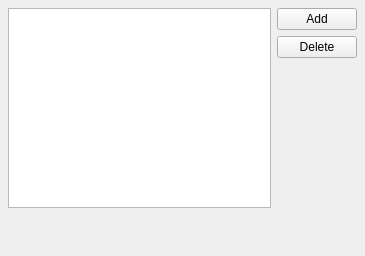
<ui version="4.0" >
 <author></author>
 <comment></comment>
 <exportmacro></exportmacro>
 <class>AddressBookClass</class>
 <widget class="QWidget" name="AddressBookClass" >
  <property name="geometry" >
   <rect>
    <x>0</x>
    <y>0</y>
    <width>365</width>
    <height>256</height>
   </rect>
  </property>
  <property name="windowTitle" >
   <string>AddressBook</string>
  </property>
  <layout class="QGridLayout" >
   <property name="margin" >
    <number>8</number>
   </property>
   <property name="spacing" >
    <number>6</number>
   </property>
   <item row="0" column="1" >
    <layout class="QVBoxLayout" >
     <property name="margin" >
      <number>0</number>
     </property>
     <property name="spacing" >
      <number>6</number>
     </property>
     <item>
      <widget class="QPushButton" name="addButton" >
       <property name="text" >
        <string>Add</string>
       </property>
      </widget>
     </item>
     <item>
      <widget class="QPushButton" name="deleteButton" >
       <property name="text" >
        <string>Delete</string>
       </property>
      </widget>
     </item>
     <item>
      <spacer>
       <property name="orientation" >
        <enum>Qt::Vertical</enum>
       </property>
       <property name="sizeHint" >
        <size>
         <width>20</width>
         <height>40</height>
        </size>
       </property>
      </spacer>
     </item>
    </layout>
   </item>
   <item row="2" column="0" colspan="2" >
    <widget class="QLabel" name="emailLabel" />
   </item>
   <item row="1" column="0" colspan="2" >
    <widget class="QLabel" name="nameLabel" >
     <property name="text" >
      <string>&lt;No items selected></string>
     </property>
    </widget>
   </item>
   <item row="0" column="0" >
    <widget class="QListWidget" name="addressList" />
   </item>
  </layout>
 </widget>
 <layoutdefault spacing="6" margin="11" />
 <pixmapfunction></pixmapfunction>
 <tabstops>
  <tabstop>addressList</tabstop>
  <tabstop>addButton</tabstop>
  <tabstop>deleteButton</tabstop>
 </tabstops>
 <resources/>
 <connections/>
</ui>
